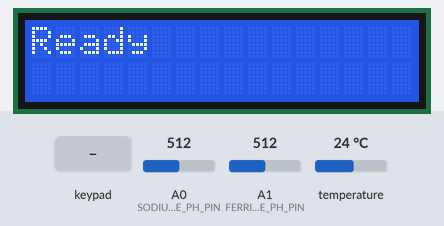
This sketch was run on a simulated Arduino Mega 2560, built with avr-gcc and run on an emulated ATmega2560. Parts: 16×2 character LCD. Inputs (shaded band) come from the test bench; at power-on: temperature 24 °C, A0 (SODIUM_HYDORXIDE_PH_PIN) = 512, A1 (FERRIC_CHLORIDE_PH_PIN) = 512. What the sketch prints to the serial monitor is not drawn.

Above: at 2.8 s.
2.9 s: keypad keys 4 2 4 1 4 0 3 9 * pressed 0.4 s apart
At 5.7 s:
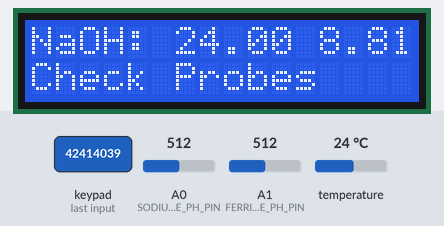
8.0 s: key '3' pressed
At 10.4 s:
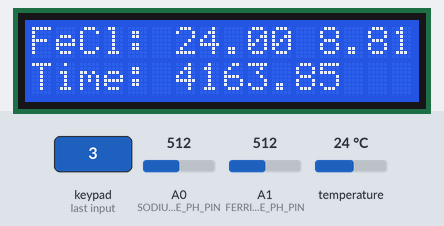
10.7 s: key '#' pressed
At 12.3 s:
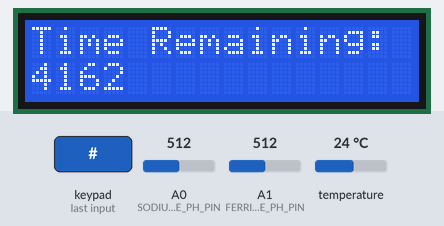
13.7 s: key '*' pressed
At 14.8 s:
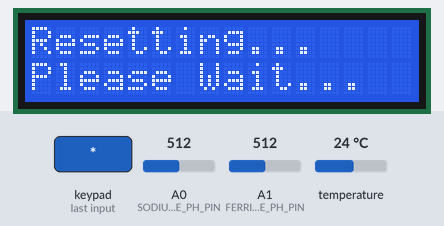
16.7 s: key '1' pressed
At 18.1 s:
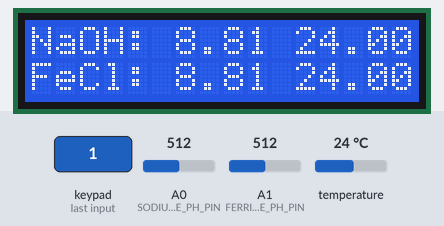
18.6 s: temperature set to 12 °C
At 20.1 s:
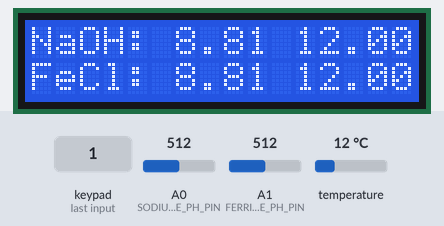
Timing chart, 0 to 21.3 s (numbered marks = the images above; inputs shaded):
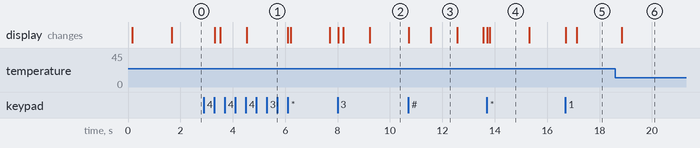

Measured:
- after the input at 2.9 s, the display: first changes after 0.40 s (image 1 shows a later state)
- after the input at 8.0 s, the display: first changes at once (image 2 shows a later state)
- after the input at 10.7 s, the display: first changes at once (image 3 shows a later state)
- after the input at 13.7 s, the display: first changes at once (image 4 shows a later state)
- after the input at 16.7 s, the display: first changes at once (image 5 shows a later state)
- after the input at 18.6 s, the display: changes after 0.26 s (image 6)
- what the display in image 3 shows lasts 1.0 s, from 11.6 s to 12.6 s

The sketch:

Arduino_Code_FeCl_NaOH_Processing.ino
```cpp
// Includes
#include <Keypad.h>
#include <OneWire.h>
#include <LiquidCrystal.h>


// Defines

// Constants
const int KEYPAD_ROWS = 4;
const int KEYPAD_COLUMNS = 3;
const byte keypad_row_pins[KEYPAD_ROWS] = {42, 41, 40, 39};
const byte keypad_column_pins[KEYPAD_COLUMNS] = {38, 37, 36};
const char kaypad_map[KEYPAD_ROWS][KEYPAD_COLUMNS] = {
  {'1', '2', '3'},
  {'4', '5', '6'},
  {'7', '8', '9'},
  {'*', '0', '#'}
};
const char KEYPAD_CANCEL_CHARACTER = '*';
const char KEYPAD_START_CHARACTER = '#';

const int TEMPERATURE_ONEWIRE_PIN = 28;
const byte FERRIC_CHLORIDE_TEMPERATURE_ADDRESS[8] = {0x28, 0xFF, 0x57, 0x14, 0xB0, 0x17, 0x05, 0xBB};
const int FERRIC_CHLORIDE_PH_PIN = A1;
const byte SODIUM_HYDORXIDE_TEMPERATURE_ADDRESS[8] = {0x28, 0xFF, 0xA4, 0x1D, 0xB0, 0x17, 0x05, 0xC0};
const int SODIUM_HYDORXIDE_PH_PIN = A0;
const int LCD_RS = 12, LCD_EN = 11, LCD_D4 = 5, LCD_D5 = 4, LCD_D6 = 3, LCD_D7 = 2;

const float FERRIC_CHLORIDE_PROCESSING_P1 = 125;
const float FERRIC_CHLORIDE_PROCESSING_P2 = 1.277;
const float SODIUM_HYDORXIDE_PROCESSING_P1 = 2.723;
const float SODIUM_HYDORXIDE_PROCESSING_P2 = -.3611;


// Variables
bool isProcessSetupCompleted = false;
float processingDuration;
Keypad keypad = Keypad(makeKeymap(kaypad_map), keypad_row_pins, keypad_column_pins, KEYPAD_ROWS, KEYPAD_COLUMNS);
OneWire oneWire(TEMPERATURE_ONEWIRE_PIN);
LiquidCrystal lcd(LCD_RS, LCD_EN, LCD_D4, LCD_D5, LCD_D6, LCD_D7);


// Default Arduino Methods
void setup() {
  lcd.begin(16, 2);
  display_reset_wait();
  Serial.begin(9600);
  Serial.println("Ready");    //Test the serial monitor
}

void loop() {
  char key = check_keypad(keypad);
  if(key){
    switch (key){
      case '1':
        status_monitor_start();
        display_reset_wait();
        break;
      case '2':
        sodium_hydroxide_start();
        display_reset_wait();
        break;
      case '3':
        ferric_chloride_start();
        display_reset_wait();
        break;
      default:
        Serial.println(key);
    }
  }
}


// Main Operation Starts
void status_monitor_start() {
  lcd.clear();
  while (true) {
    if (check_keypad(keypad) == KEYPAD_CANCEL_CHARACTER) {
      break;
    }

    float NaOHpH = check_pH(SODIUM_HYDORXIDE_PH_PIN);
    float NaOHtemperature = check_temperature(SODIUM_HYDORXIDE_TEMPERATURE_ADDRESS);

    float FeClpH = check_pH(FERRIC_CHLORIDE_PH_PIN);
    float FeCltemperature = check_temperature(FERRIC_CHLORIDE_TEMPERATURE_ADDRESS);

    update_status_display(NaOHpH, FeClpH, NaOHtemperature, FeCltemperature);
  }
}

void sodium_hydroxide_start() {
  lcd.clear();
  // Get current pH and temperature of the NaOH solution
  float NaOHpH = check_pH(SODIUM_HYDORXIDE_PH_PIN);
  float NaOHTemperature = check_temperature(SODIUM_HYDORXIDE_TEMPERATURE_ADDRESS);

  // Calculate the processing time of the NaOH step
  run_NaOH_process(NaOHTemperature, NaOHpH);
}

void ferric_chloride_start() {
  lcd.clear();
  // Get current pH and temperature of the FeCl solution
  float FeClpH = check_pH(FERRIC_CHLORIDE_PH_PIN);
  float FeClTemperature = check_temperature(FERRIC_CHLORIDE_TEMPERATURE_ADDRESS);

  // Calculate the processing time of the FeCl step
  run_FeCl_process(FeClTemperature, FeClpH);
}


// Timer Methods
void do_countdown(float duration) {
  lcd.clear();
  unsigned long endTime = millis() + duration * 1000;
  while (millis() < endTime) {
    if (check_keypad(keypad) == KEYPAD_CANCEL_CHARACTER) {
      break;
    }
    update_time_display((endTime - millis()) / 1000);
    delay(10);
  }
}


// Display Methods
void update_time_display(unsigned long seconds) {
  lcd.clear();
  lcd.setCursor(0, 0);
  lcd.print("Time Remaining:");
  lcd.setCursor(0,1);
  lcd.print(seconds);
}

void update_status_display(float pHNaOH, float phFeCl, float tempNaOH, float tempFeCl) {
  lcd.clear();
  lcd.setCursor(0, 0);
  lcd.print("NaOH: ");
  lcd.print(pHNaOH);
  lcd.print(" ");
  lcd.print(tempNaOH);
  lcd.setCursor(0, 1);
  lcd.print("FeCl: ");
  lcd.print(phFeCl);
  lcd.print(" ");
  lcd.print(tempFeCl);
}

void display_reset_wait() {
  lcd.clear();
  lcd.setCursor(0, 0);
  lcd.print("Resetting... ");
  lcd.setCursor(0, 1);
  delay(100);
  lcd.print("Please Wait...");
  delay(1500);
  lcd.clear();
  lcd.setCursor(0, 0);
  lcd.print("Ready");
}


// Calculation Methods
void run_FeCl_process(float temperature, float pH) {
  lcd.clear();
  lcd.setCursor(0, 0);
  lcd.print("Sensing...");
  delay(1000);
  lcd.clear();
  lcd.setCursor(0, 0);
  lcd.print("FeCl: ");
  lcd.print(temperature);
  lcd.print(" ");
  lcd.print(pH);
  lcd.setCursor(0, 1);
  lcd.print("Time: ");

  processingDuration = exp(FERRIC_CHLORIDE_PROCESSING_P1/(temperature-9)) + exp(FERRIC_CHLORIDE_PROCESSING_P2);  // Ferric Chloride EQUATION

  if(processingDuration > 0 && temperature > 0){
    lcd.print(processingDuration);
  }
  else{
    lcd.setCursor(0, 1);
    lcd.print("Check Probes");
  }
  bool completed = false;
  while (completed == false) {
    if (check_keypad(keypad) == KEYPAD_START_CHARACTER) {
        if(processingDuration < 0 || temperature < 0){
            break;
        }
        do_countdown(processingDuration);
        completed = true;
        break;
    }
    if (check_keypad(keypad) ==  KEYPAD_CANCEL_CHARACTER) {
        completed = true;
        break;
    }
  }
}

void run_NaOH_process(float temperature, float pH) {
  lcd.clear();
  lcd.setCursor(0, 0);
  lcd.print("Sensing...");
  delay(1000);
  lcd.clear();
  lcd.setCursor(0, 0);
  lcd.print("NaOH: ");
  lcd.print(temperature);
  lcd.print(" ");
  lcd.print(pH);
  lcd.setCursor(0, 1);
  lcd.print("Time: ");

  processingDuration = 1/(SODIUM_HYDORXIDE_PROCESSING_P1*pow(10,pH-14)+SODIUM_HYDORXIDE_PROCESSING_P2);
  //processingDuration = SODIUM_HYDORXIDE_PROCESSING_P1 / (pH - SODIUM_HYDORXIDE_PROCESSING_P2);  // Sodium Hydroxide EQUATION

  if(processingDuration > 0 && temperature > 0){
    lcd.print(processingDuration);
  }
  else{
    lcd.setCursor(0, 1);
    lcd.print("Check Probes");
  }
  bool completed = false;
  while (completed == false) {
    if (check_keypad(keypad) == KEYPAD_START_CHARACTER) {
        do_countdown(processingDuration);
        completed = true;
        break;
    }
    if (check_keypad(keypad) ==  KEYPAD_CANCEL_CHARACTER) {
        completed = true;
        break;
    }
  }
}


// Input Query Methods
float check_temperature(byte addr[8]) {
  byte i;
  byte present = 0;
  byte type_s;
  byte data[12];
  float celsius;

  if (OneWire::crc8(addr, 7) != addr[7]) {
      Serial.println("CRC is not valid!");
      return;
  }

  // the first ROM byte indicates which chip
  switch (addr[0]) {
    case 0x10:
      type_s = 1;
      break;
    case 0x28:
      type_s = 0;
      break;
    case 0x22:
      type_s = 0;
      break;
    default:
      return;
  }

  oneWire.reset();
  oneWire.select(addr);
  oneWire.write(0x44);        // start conversion, use ds.write(0x44,1) with parasite power on at the end

  delay(100);     // maybe 750ms is enough, maybe not

  present = oneWire.reset();
  oneWire.select(addr);
  oneWire.write(0xBE);         // Read Scratchpad
  for ( i = 0; i < 9; i++) {           // we need 9 bytes
    data[i] = oneWire.read();
  }
  int16_t raw = (data[1] << 8) | data[0];
  if (type_s) {
    raw = raw << 3; // 9 bit resolution default
    if (data[7] == 0x10) {
      // "count remain" gives full 12 bit resolution
      raw = (raw & 0xFFF0) + 12 - data[6];
    }
  } else {
    byte cfg = (data[4] & 0x60);
    if (cfg == 0x00) raw = raw & ~7;  // 9 bit resolution, 93.75 ms
    else if (cfg == 0x20) raw = raw & ~3; // 10 bit res, 187.5 ms
    else if (cfg == 0x40) raw = raw & ~1; // 11 bit res, 375 ms
    //// default is 12 bit resolution, 750 ms conversion time
  }
  celsius = (float)raw / 16.0;
  Serial.println(celsius);
  return celsius;
}

float check_pH(int analog_pin) {
  pinMode(analog_pin, INPUT);
  unsigned long int avgValue=0;
  float b;
  int buf[10],temp;
  for(int i=0;i<10;i++)       // Get 10 sample values
  {
    buf[i]=analogRead(analog_pin);
    delay(10);
  }
  for(int i=2;i<8;i++){                      //take the average value of 6 center sample
    avgValue+=buf[i];
  }
  float phValue=(float)avgValue*5.0/1024/6; //convert the analog value into millivolts
  phValue=3.5*phValue +0.06;                      //convert the millivolts into pH value
  Serial.println(phValue);
  return phValue;
}

char check_keypad(Keypad keypad_in) {
  char key = keypad_in.getKey();
  if (key)
  {
    Serial.println(key);
    return key;
  }
}
```
